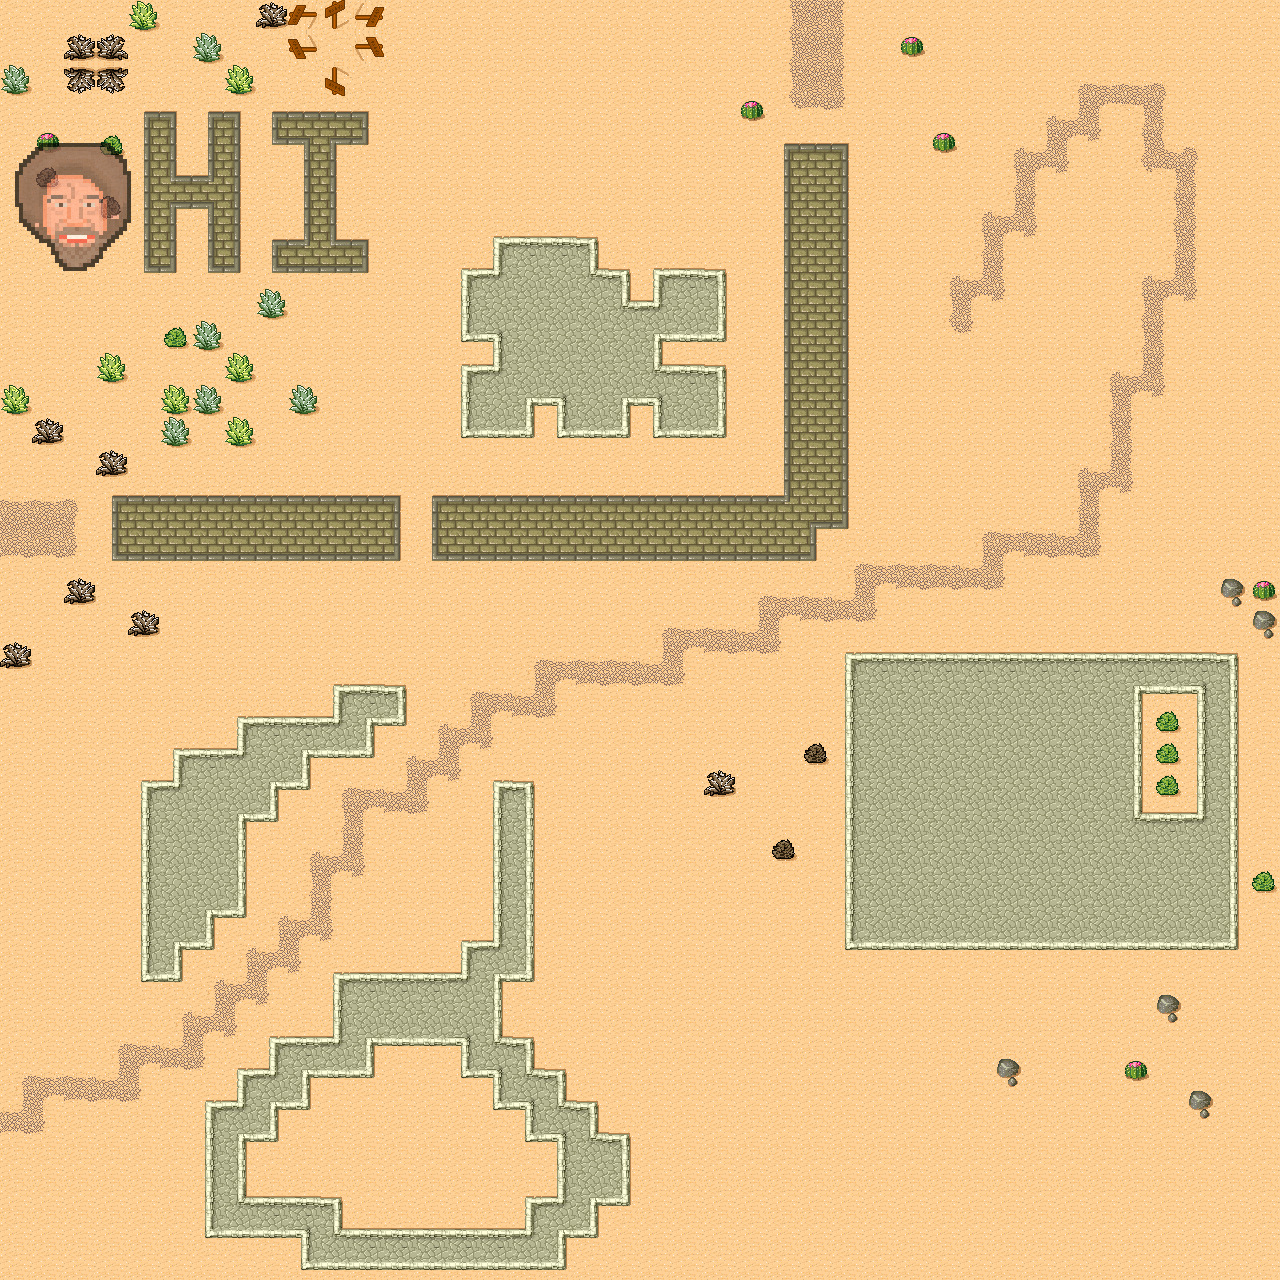

A level layout from a 2D game, rendered from its tile map. Below: a short description, then the map file with its tile-grid data intact:
An orthogonal 40x40 tile map with 32x32 px tiles, 2 tile layers (Ground, House), 1 image layer and 47 objects (2x sign, player).

<map version="1.10" tiledversion="git" orientation="orthogonal" renderorder="right-down" width="40" height="40" tilewidth="32" tileheight="32" infinite="0" nextlayerid="7" nextobjectid="10">
 <editorsettings>
  <export target="resources/desert.json" format="json" />
 </editorsettings>
 <tileset firstgid="1" name="Desert" tilewidth="32" tileheight="32" spacing="1" margin="1" tilecount="48" columns="8">
  <image source="resources/desert.png" width="265" height="199" />
  <tile id="0">
   <objectgroup draworder="index" id="2">
    <object id="1" x="16" y="16" width="16" height="15" />
   </objectgroup>
  </tile>
  <tile id="1">
   <objectgroup draworder="index" id="2">
    <object id="1" x="0.363636" y="15.2727" width="31.6364" height="16.9091" />
   </objectgroup>
  </tile>
  <tile id="2">
   <objectgroup draworder="index" id="2">
    <object id="5" x="0.125" y="15.625" width="16.125" height="16.375" />
   </objectgroup>
  </tile>
  <tile id="8">
   <objectgroup draworder="index" id="2">
    <object id="1" x="16.1818" y="-0.363636" width="15.6364" height="32.1818" />
   </objectgroup>
  </tile>
  <tile id="9">
   <objectgroup draworder="index" id="2">
    <object id="2" x="0" y="0" width="32" height="32" />
   </objectgroup>
  </tile>
  <tile id="10">
   <objectgroup draworder="index" id="2">
    <object id="1" x="0" y="0" width="15.75" height="32" />
   </objectgroup>
  </tile>
  <tile id="16">
   <objectgroup draworder="index" id="2">
    <object id="2" x="16" y="0.25" width="16" height="16.75" />
   </objectgroup>
  </tile>
  <tile id="17">
   <objectgroup draworder="index" id="2">
    <object id="2" x="0" y="0" width="32" height="17.375" />
   </objectgroup>
  </tile>
  <tile id="18">
   <objectgroup draworder="index" id="2">
    <object id="1" x="0" y="0" width="16" height="17.0909" />
   </objectgroup>
  </tile>
  <tile id="19">
   <objectgroup draworder="index" id="2">
    <object id="1" x="0.125" y="0.25" width="16" height="32" />
    <object id="2" x="16.125" y="0.25" width="16" height="16.75" />
   </objectgroup>
  </tile>
  <tile id="20">
   <objectgroup draworder="index" id="2">
    <object id="1" x="0.25" y="0.25" width="31.625" height="16.75" />
    <object id="2" x="15.625" y="17" width="16.25" height="15.125" />
   </objectgroup>
  </tile>
  <tile id="24">
   <objectgroup draworder="index" id="2">
    <object id="1" x="13.125" y="13.25" width="19" height="18.875" />
   </objectgroup>
  </tile>
  <tile id="25">
   <objectgroup draworder="index" id="2">
    <object id="1" x="0.125" y="13" width="31.75" height="18.875" />
   </objectgroup>
  </tile>
  <tile id="26">
   <objectgroup draworder="index" id="2">
    <object id="1" x="0.125" y="12.875" width="21.625" height="19.25" />
   </objectgroup>
  </tile>
  <tile id="27">
   <objectgroup draworder="index" id="2">
    <object id="1" x="0" y="16.125" width="31.875" height="15.875" />
    <object id="2" x="0.25" y="0.125" width="15.75" height="16" />
   </objectgroup>
  </tile>
  <tile id="28">
   <objectgroup draworder="index" id="2">
    <object id="1" x="0.25" y="16.375" width="31.75" height="15.75" />
    <object id="2" x="16" y="0.25" width="16" height="16" />
   </objectgroup>
  </tile>
  <tile id="30" probability="0.01">
   <objectgroup draworder="index" id="2">
    <object id="1" x="5.125" y="8.75" width="22" height="15.25" />
   </objectgroup>
  </tile>
  <tile id="31" probability="0.01">
   <objectgroup draworder="index" id="2">
    <object id="1" x="5.25" y="3.375" width="21.625" height="18.125" />
    <object id="2" x="16.375" y="19.875" width="8.75" height="10.5" />
   </objectgroup>
  </tile>
  <tile id="32">
   <objectgroup draworder="index" id="2">
    <object id="1" x="13.25" y="0" width="19" height="32.125" />
   </objectgroup>
  </tile>
  <tile id="33">
   <objectgroup draworder="index" id="2">
    <object id="1" x="0" y="0" width="32" height="32" />
   </objectgroup>
  </tile>
  <tile id="34">
   <objectgroup draworder="index" id="2">
    <object id="1" x="-0.125" y="0" width="22.125" height="31.875" />
   </objectgroup>
  </tile>
  <tile id="35">
   <objectgroup draworder="index" id="2">
    <object id="1" x="0.125" y="0" width="22" height="32.125" />
    <object id="2" x="22.125" y="0.125" width="9.875" height="22" />
   </objectgroup>
  </tile>
  <tile id="36">
   <objectgroup draworder="index" id="2">
    <object id="1" x="0" y="0" width="32" height="22" />
    <object id="2" x="13" y="21.875" width="18.875" height="10" />
   </objectgroup>
  </tile>
  <tile id="37" probability="0.01">
   <objectgroup draworder="index" id="2">
    <object id="1" x="5.75" y="12" width="18.125" height="17.625" />
   </objectgroup>
  </tile>
  <tile id="38" probability="0.01">
   <objectgroup draworder="index" id="2">
    <object id="1" x="6.375" y="14.75" width="22.25" height="12.875" />
   </objectgroup>
  </tile>
  <tile id="39" probability="0.01">
   <objectgroup draworder="index" id="2">
    <object id="1" x="5.5" y="16.5" width="19.375" height="13.875" />
   </objectgroup>
  </tile>
  <tile id="40">
   <objectgroup draworder="index" id="2">
    <object id="1" x="12.75" y="0.25" width="19.5" height="22" />
   </objectgroup>
  </tile>
  <tile id="41">
   <objectgroup draworder="index" id="2">
    <object id="1" x="0.25" y="0" width="31.625" height="22" />
   </objectgroup>
  </tile>
  <tile id="42">
   <objectgroup draworder="index" id="2">
    <object id="1" x="0.25" y="0" width="21.625" height="21.75" />
   </objectgroup>
  </tile>
  <tile id="43">
   <objectgroup draworder="index" id="2">
    <object id="1" x="0" y="0.25" width="21.875" height="31.75" />
    <object id="2" x="22.125" y="12.625" width="9.875" height="19.5" />
   </objectgroup>
  </tile>
  <tile id="44">
   <objectgroup draworder="index" id="2">
    <object id="1" x="13.25" y="0.25" width="18.875" height="31.5" />
    <object id="2" x="0.25" y="13.25" width="12.875" height="18.5" />
   </objectgroup>
  </tile>
  <tile id="45" probability="0">
   <objectgroup draworder="index" id="2">
    <object id="1" x="11.25" y="18" width="7.125" height="11" />
   </objectgroup>
  </tile>
  <tile id="46" probability="0.01">
   <objectgroup draworder="index" id="2">
    <object id="1" x="8.125" y="16.625" width="16.75" height="11.125" />
   </objectgroup>
   <animation>
    <frame tileid="46" duration="1000" />
    <frame tileid="30" duration="200" />
   </animation>
  </tile>
  <tile id="47" probability="0.01">
   <objectgroup draworder="index" id="2">
    <object id="1" x="9" y="15.375" width="14.375" height="11.625" />
   </objectgroup>
   <animation>
    <frame tileid="47" duration="700" />
    <frame tileid="46" duration="200" />
   </animation>
  </tile>
  <wangsets>
   <wangset name="Desert" type="corner" tile="5">
    <wangcolor name="Desert" color="#ff0000" tile="29" probability="1" />
    <wangcolor name="Brick" color="#00ff00" tile="9" probability="1" />
    <wangcolor name="Cobblestone" color="#0000ff" tile="33" probability="1" />
    <wangcolor name="Dirt" color="#ff7700" tile="14" probability="1" />
    <wangtile tileid="0" wangid="0,1,0,2,0,1,0,1" />
    <wangtile tileid="1" wangid="0,1,0,2,0,2,0,1" />
    <wangtile tileid="2" wangid="0,1,0,1,0,2,0,1" />
    <wangtile tileid="3" wangid="0,4,0,1,0,4,0,4" />
    <wangtile tileid="4" wangid="0,4,0,4,0,1,0,4" />
    <wangtile tileid="5" wangid="0,1,0,4,0,1,0,1" />
    <wangtile tileid="6" wangid="0,1,0,4,0,4,0,1" />
    <wangtile tileid="7" wangid="0,1,0,1,0,4,0,1" />
    <wangtile tileid="8" wangid="0,2,0,2,0,1,0,1" />
    <wangtile tileid="9" wangid="0,2,0,2,0,2,0,2" />
    <wangtile tileid="10" wangid="0,1,0,1,0,2,0,2" />
    <wangtile tileid="11" wangid="0,1,0,4,0,4,0,4" />
    <wangtile tileid="12" wangid="0,4,0,4,0,4,0,1" />
    <wangtile tileid="13" wangid="0,4,0,4,0,1,0,1" />
    <wangtile tileid="14" wangid="0,4,0,4,0,4,0,4" />
    <wangtile tileid="15" wangid="0,1,0,1,0,4,0,4" />
    <wangtile tileid="16" wangid="0,2,0,1,0,1,0,1" />
    <wangtile tileid="17" wangid="0,2,0,1,0,1,0,2" />
    <wangtile tileid="18" wangid="0,1,0,1,0,1,0,2" />
    <wangtile tileid="19" wangid="0,2,0,1,0,2,0,2" />
    <wangtile tileid="20" wangid="0,2,0,2,0,1,0,2" />
    <wangtile tileid="21" wangid="0,4,0,1,0,1,0,1" />
    <wangtile tileid="22" wangid="0,4,0,1,0,1,0,4" />
    <wangtile tileid="23" wangid="0,1,0,1,0,1,0,4" />
    <wangtile tileid="24" wangid="0,1,0,3,0,1,0,1" />
    <wangtile tileid="25" wangid="0,1,0,3,0,3,0,1" />
    <wangtile tileid="26" wangid="0,1,0,1,0,3,0,1" />
    <wangtile tileid="27" wangid="0,1,0,2,0,2,0,2" />
    <wangtile tileid="28" wangid="0,2,0,2,0,2,0,1" />
    <wangtile tileid="29" wangid="0,1,0,1,0,1,0,1" />
    <wangtile tileid="30" wangid="0,1,0,1,0,1,0,1" />
    <wangtile tileid="31" wangid="0,1,0,1,0,1,0,1" />
    <wangtile tileid="32" wangid="0,3,0,3,0,1,0,1" />
    <wangtile tileid="33" wangid="0,3,0,3,0,3,0,3" />
    <wangtile tileid="34" wangid="0,1,0,1,0,3,0,3" />
    <wangtile tileid="35" wangid="0,3,0,1,0,3,0,3" />
    <wangtile tileid="36" wangid="0,3,0,3,0,1,0,3" />
    <wangtile tileid="37" wangid="0,1,0,1,0,1,0,1" />
    <wangtile tileid="38" wangid="0,1,0,1,0,1,0,1" />
    <wangtile tileid="39" wangid="0,1,0,1,0,1,0,1" />
    <wangtile tileid="40" wangid="0,3,0,1,0,1,0,1" />
    <wangtile tileid="41" wangid="0,3,0,1,0,1,0,3" />
    <wangtile tileid="42" wangid="0,1,0,1,0,1,0,3" />
    <wangtile tileid="43" wangid="0,1,0,3,0,3,0,3" />
    <wangtile tileid="44" wangid="0,3,0,3,0,3,0,1" />
    <wangtile tileid="45" wangid="0,1,0,1,0,1,0,1" />
    <wangtile tileid="46" wangid="0,1,0,1,0,1,0,1" />
    <wangtile tileid="47" wangid="0,1,0,1,0,1,0,1" />
   </wangset>
  </wangsets>
 </tileset>
 <layer id="1" name="Ground" width="40" height="40">
  <data encoding="csv">
30,30,30,30,40,30,30,30,39,30,30,30,30,30,30,30,30,30,30,30,30,30,30,30,14,15,16,30,30,30,30,30,30,30,30,30,30,30,30,30,
30,30,39,30,30,30,38,30,30,30,30,30,30,30,30,30,30,30,30,30,30,30,30,30,14,15,16,30,31,30,30,30,30,30,30,30,30,30,30,30,
38,30,30,30,30,30,30,40,30,30,48,30,30,30,30,30,30,30,30,30,30,30,30,30,14,15,16,30,30,30,30,30,30,6,7,7,8,30,30,30,
30,30,30,30,1,3,1,3,1,2,2,3,30,30,30,30,30,30,30,30,30,30,30,31,22,23,24,30,30,30,30,30,6,13,4,5,16,30,30,30,
30,31,30,48,9,11,9,11,17,21,20,19,30,30,30,30,30,30,30,30,30,30,30,30,1,2,3,30,30,31,30,6,13,4,24,14,12,8,30,30,
30,47,30,30,9,28,29,11,30,9,11,30,30,30,30,30,30,30,30,30,30,30,30,30,9,10,11,30,30,30,30,14,4,24,30,22,5,16,30,30,
30,30,30,2684354607,9,20,21,11,30,9,11,30,30,30,30,30,30,30,30,30,30,30,30,30,9,10,11,30,30,30,6,13,16,30,30,30,14,16,30,30,
30,30,30,30,9,11,9,11,1,29,28,3,30,30,30,30,30,30,30,30,30,30,30,30,9,10,11,30,30,30,14,4,24,30,30,30,14,16,30,30,
30,30,30,30,17,19,17,19,17,18,18,19,30,30,30,30,30,30,30,30,30,30,30,30,9,10,11,30,30,6,13,16,30,30,30,6,13,16,30,30,
30,30,30,30,30,30,30,30,38,30,30,30,30,30,30,30,30,30,30,30,30,30,30,30,9,10,11,30,30,14,4,24,30,30,30,14,4,24,30,30,
30,30,30,30,30,48,38,30,30,30,30,30,30,30,30,30,30,30,30,30,30,30,30,30,9,10,11,30,30,22,24,30,30,30,30,14,16,30,30,30,
30,30,30,40,30,30,30,40,30,30,30,30,30,30,30,30,30,30,30,30,30,30,30,30,9,10,11,30,30,30,30,30,30,30,6,13,16,30,30,30,
40,30,30,30,30,40,38,30,30,38,30,30,30,30,30,30,30,30,30,30,30,30,30,30,9,10,11,30,30,30,30,30,30,30,14,4,24,30,30,30,
30,39,30,30,30,38,30,40,30,30,30,30,30,30,30,30,30,30,30,30,30,30,30,30,9,10,11,30,30,30,30,30,30,30,14,16,30,30,30,30,
30,30,30,39,30,30,30,30,30,30,30,30,30,30,30,30,30,30,30,30,30,30,30,30,9,10,11,30,30,30,30,30,30,6,13,16,30,30,30,30,
7,7,8,1,2,2,2,2,2,2,2,2,3,1,2,2,2,2,2,2,2,2,2,2,29,10,11,30,30,30,30,30,30,14,4,24,30,30,30,30,
15,15,16,9,10,10,10,10,10,10,10,10,11,9,10,10,10,10,10,10,10,10,10,10,10,20,19,30,30,30,6,7,7,13,16,30,30,30,30,30,
23,23,24,17,18,18,18,18,18,18,18,18,19,17,18,18,18,18,18,18,18,18,18,18,18,19,6,7,7,7,13,4,23,23,24,30,30,30,30,30,
30,30,39,30,30,30,30,30,30,30,30,30,30,30,30,30,30,30,30,30,30,30,30,6,7,7,13,4,23,23,23,24,30,30,30,30,30,30,32,31,
30,30,30,30,39,30,30,30,30,30,30,30,30,30,30,30,30,30,30,30,6,7,7,13,4,23,23,24,30,30,30,30,30,30,30,30,30,30,30,32,
39,30,30,30,30,30,30,30,30,30,30,30,30,30,30,30,6,7,7,7,13,4,23,23,24,30,25,26,26,26,26,26,26,26,26,26,26,26,27,30,
30,30,30,30,30,30,30,30,30,30,25,26,27,30,6,7,13,4,23,23,23,24,30,30,30,30,33,34,34,34,34,34,34,34,34,36,42,37,35,30,
30,30,30,30,30,30,30,25,26,26,45,36,43,6,13,4,23,24,30,30,30,30,30,30,30,30,33,34,34,34,34,34,34,34,34,35,48,33,35,30,
30,30,30,30,30,25,26,45,34,36,42,43,6,13,4,24,30,30,30,30,30,30,30,30,30,47,33,34,34,34,34,34,34,34,34,35,48,33,35,30,
30,30,30,30,25,45,34,34,36,43,6,7,13,4,24,25,27,30,30,30,30,30,39,30,30,30,33,34,34,34,34,34,34,34,34,35,48,33,35,30,
30,30,30,30,33,34,34,36,43,30,14,4,23,24,30,33,35,30,30,30,30,30,30,30,30,30,33,34,34,34,34,34,34,34,34,44,26,45,35,30,
30,30,30,30,33,34,34,35,30,6,13,16,30,30,30,33,35,30,30,30,30,30,30,30,47,30,33,34,34,34,34,34,34,34,34,34,34,34,35,30,
30,30,30,30,33,34,34,35,30,14,4,24,30,30,30,33,35,30,30,30,30,30,30,30,30,30,33,34,34,34,34,34,34,34,34,34,34,34,35,48,
30,30,30,30,33,34,36,43,6,13,16,30,30,30,30,33,35,30,30,30,30,30,30,30,30,30,33,34,34,34,34,34,34,34,34,34,34,34,35,30,
30,30,30,30,33,36,43,6,13,4,24,30,30,30,25,45,35,30,30,30,30,30,30,30,30,30,41,42,42,42,42,42,42,42,42,42,42,42,43,30,
30,30,30,30,41,43,6,13,4,24,25,26,26,26,45,36,43,30,30,30,30,30,30,30,30,30,30,30,30,30,30,30,30,30,30,30,30,30,30,30,
30,30,30,30,30,6,13,4,24,30,33,34,34,34,34,35,30,30,30,30,30,30,30,30,30,30,30,30,30,30,30,30,30,30,30,30,32,30,30,30,
30,30,30,6,7,13,4,24,25,26,45,36,42,42,37,44,27,30,30,30,30,30,30,30,30,30,30,30,30,30,30,30,30,30,30,30,30,30,30,30,
6,7,7,13,4,23,24,25,45,36,42,43,30,30,41,37,44,27,30,30,30,30,30,30,30,30,30,30,30,30,30,32,30,30,30,31,30,30,30,30,
13,4,23,23,24,30,25,45,36,43,30,30,30,30,30,41,37,44,27,30,30,30,30,30,30,30,30,30,30,30,30,30,30,30,30,30,30,32,30,30,
23,24,30,30,30,30,33,36,43,30,30,30,30,30,30,30,41,37,44,27,30,30,30,30,30,30,30,30,30,30,30,30,30,30,30,30,30,30,30,30,
30,30,30,30,30,30,33,35,30,30,30,30,30,30,30,30,30,33,34,35,30,30,30,30,30,30,30,30,30,30,30,30,30,30,30,30,30,30,30,30,
30,30,30,30,30,30,33,44,26,26,27,30,30,30,30,30,25,45,36,43,30,30,30,30,30,30,30,30,30,30,30,30,30,30,30,30,30,30,30,30,
30,30,30,30,30,30,41,42,42,37,44,26,26,26,26,26,45,36,43,30,30,30,30,30,30,30,30,30,30,30,30,30,30,30,30,30,30,30,30,30,
30,30,30,30,30,30,30,30,30,41,42,42,42,42,42,42,42,43,30,30,30,30,30,30,30,30,30,30,30,30,30,30,30,30,30,30,30,30,30,30
</data>
 </layer>
 <layer id="2" name="House" width="40" height="40">
  <data encoding="csv">
0,0,0,0,0,0,0,0,0,536870958,46,3758096430,0,0,0,0,0,0,0,0,0,0,0,0,0,0,0,0,0,0,0,0,0,0,0,0,0,0,0,0,
0,0,0,2147483687,0,0,0,0,0,1610612782,0,2684354606,0,0,0,0,0,0,0,0,0,0,0,0,0,0,0,0,0,0,0,0,0,0,0,0,0,0,0,0,
0,0,1073741863,3221225511,0,0,0,0,0,0,1073741870,0,0,0,0,0,0,0,0,0,0,0,0,0,0,0,0,0,0,0,0,0,0,0,0,0,0,0,0,0,
0,0,0,0,0,0,0,0,0,0,0,0,0,0,0,0,0,0,0,0,0,0,0,0,0,0,0,0,0,0,0,0,0,0,0,0,0,0,0,0,
0,0,0,0,0,0,0,0,0,0,0,0,0,0,0,0,0,0,0,0,0,0,0,0,0,0,0,0,0,0,0,0,0,0,0,0,0,0,0,0,
0,0,0,0,0,0,0,0,0,0,0,0,0,0,0,0,0,0,0,0,0,0,0,0,0,0,0,0,0,0,0,0,0,0,0,0,0,0,0,0,
0,0,0,0,0,0,0,0,0,0,0,0,0,0,0,0,0,0,0,0,0,0,0,0,0,0,0,0,0,0,0,0,0,0,0,0,0,0,0,0,
0,0,0,0,0,0,0,0,0,0,0,0,0,0,0,25,26,26,27,0,0,0,0,0,0,0,0,0,0,0,0,0,0,0,0,0,0,0,0,0,
0,0,0,0,0,0,0,0,0,0,0,0,0,0,25,45,34,34,44,27,25,26,27,0,0,0,0,0,0,0,0,0,0,0,0,0,0,0,0,0,
0,0,0,0,0,0,0,0,0,0,0,0,0,0,33,34,34,34,34,44,45,34,35,0,0,0,0,0,0,0,0,0,0,0,0,0,0,0,0,0,
0,0,0,0,0,0,0,0,0,0,0,0,0,0,41,37,34,34,34,34,36,42,43,0,0,0,0,0,0,0,0,0,0,0,0,0,0,0,0,0,
0,0,0,0,0,0,0,0,0,0,0,0,0,0,25,45,34,34,34,34,44,26,27,0,0,0,0,0,0,0,0,0,0,0,0,0,0,0,0,0,
0,0,0,0,0,0,0,0,0,0,0,0,0,0,33,34,36,37,34,36,37,34,35,0,0,0,0,0,0,0,0,0,0,0,0,0,0,0,0,0,
0,0,0,0,0,0,0,0,0,0,0,0,0,0,41,42,43,41,42,43,41,42,43,0,0,0,0,0,0,0,0,0,0,0,0,0,0,0,0,0,
0,0,0,0,0,0,0,0,0,0,0,0,0,0,0,0,0,0,0,0,0,0,0,0,0,0,0,0,0,0,0,0,0,0,0,0,0,0,0,0,
0,0,0,0,0,0,0,0,0,0,0,0,0,0,0,0,0,0,0,0,0,0,0,0,0,0,0,0,0,0,0,0,0,0,0,0,0,0,0,0,
0,0,0,0,0,0,0,0,0,0,0,0,0,0,0,0,0,0,0,0,0,0,0,0,0,0,0,0,0,0,0,0,0,0,0,0,0,0,0,0,
0,0,0,0,0,0,0,0,0,0,0,0,0,0,0,0,0,0,0,0,0,0,0,0,0,0,0,0,0,0,0,0,0,0,0,0,0,0,0,0,
0,0,0,0,0,0,0,0,0,0,0,0,0,0,0,0,0,0,0,0,0,0,0,0,0,0,0,0,0,0,0,0,0,0,0,0,0,0,0,0,
0,0,0,0,0,0,0,0,0,0,0,0,0,0,0,0,0,0,0,0,0,0,0,0,0,0,0,0,0,0,0,0,0,0,0,0,0,0,0,0,
0,0,0,0,0,0,0,0,0,0,0,0,0,0,0,0,0,0,0,0,0,0,0,0,0,0,0,0,0,0,0,0,0,0,0,0,0,0,0,0,
0,0,0,0,0,0,0,0,0,0,0,0,0,0,0,0,0,0,0,0,0,0,0,0,0,0,0,0,0,0,0,0,0,0,0,0,0,0,0,0,
0,0,0,0,0,0,0,0,0,0,0,0,0,0,0,0,0,0,0,0,0,0,0,0,0,0,0,0,0,0,0,0,0,0,0,0,0,0,0,0,
0,0,0,0,0,0,0,0,0,0,0,0,0,0,0,0,0,0,0,0,0,0,0,0,0,0,0,0,0,0,0,0,0,0,0,0,0,0,0,0,
0,0,0,0,0,0,0,0,0,0,0,0,0,0,0,0,0,0,0,0,0,0,0,0,0,0,0,0,0,0,0,0,0,0,0,0,0,0,0,0,
0,0,0,0,0,0,0,0,0,0,0,0,0,0,0,0,0,0,0,0,0,0,0,0,0,0,0,0,0,0,0,0,0,0,0,0,0,0,0,0,
0,0,0,0,0,0,0,0,0,0,0,0,0,0,0,0,0,0,0,0,0,0,0,0,0,0,0,0,0,0,0,0,0,0,0,0,0,0,0,0,
0,0,0,0,0,0,0,0,0,0,0,0,0,0,0,0,0,0,0,0,0,0,0,0,0,0,0,0,0,0,0,0,0,0,0,0,0,0,0,0,
0,0,0,0,0,0,0,0,0,0,0,0,0,0,0,0,0,0,0,0,0,0,0,0,0,0,0,0,0,0,0,0,0,0,0,0,0,0,0,0,
0,0,0,0,0,0,0,0,0,0,0,0,0,0,0,0,0,0,0,0,0,0,0,0,0,0,0,0,0,0,0,0,0,0,0,0,0,0,0,0,
0,0,0,0,0,0,0,0,0,0,0,0,0,0,0,0,0,0,0,0,0,0,0,0,0,0,0,0,0,0,0,0,0,0,0,0,0,0,0,0,
0,0,0,0,0,0,0,0,0,0,0,0,0,0,0,0,0,0,0,0,0,0,0,0,0,0,0,0,0,0,0,0,0,0,0,0,0,0,0,0,
0,0,0,0,0,0,0,0,0,0,0,0,0,0,0,0,0,0,0,0,0,0,0,0,0,0,0,0,0,0,0,0,0,0,0,0,0,0,0,0,
0,0,0,0,0,0,0,0,0,0,0,0,0,0,0,0,0,0,0,0,0,0,0,0,0,0,0,0,0,0,0,0,0,0,0,0,0,0,0,0,
0,0,0,0,0,0,0,0,0,0,0,0,0,0,0,0,0,0,0,0,0,0,0,0,0,0,0,0,0,0,0,0,0,0,0,0,0,0,0,0,
0,0,0,0,0,0,0,0,0,0,0,0,0,0,0,0,0,0,0,0,0,0,0,0,0,0,0,0,0,0,0,0,0,0,0,0,0,0,0,0,
0,0,0,0,0,0,0,0,0,0,0,0,0,0,0,0,0,0,0,0,0,0,0,0,0,0,0,0,0,0,0,0,0,0,0,0,0,0,0,0,
0,0,0,0,0,0,0,0,0,0,0,0,0,0,0,0,0,0,0,0,0,0,0,0,0,0,0,0,0,0,0,0,0,0,0,0,0,0,0,0,
0,0,0,0,0,0,0,0,0,0,0,0,0,0,0,0,0,0,0,0,0,0,0,0,0,0,0,0,0,0,0,0,0,0,0,0,0,0,0,0,
0,0,0,0,0,0,0,0,0,0,0,0,0,0,0,0,0,0,0,0,0,0,0,0,0,0,0,0,0,0,0,0,0,0,0,0,0,0,0,0
</data>
 </layer>
 <objectgroup id="5" name="Objects">
  <object id="5" name="Player" type="player" x="258" y="64">
   <point />
  </object>
  <object id="7" gid="39" x="370" y="77" width="32" height="32" />
  <object id="8" name="Hello World Sign" type="sign" gid="2147483694" x="65" y="144" width="32" height="32" />
  <object id="9" name="Goodbye World Sign" type="sign" gid="2147483694" x="387" y="138" width="32" height="32" />
 </objectgroup>
 <imagelayer id="6" name="Image Layer" opacity="0.7" tintcolor="#00a600" offsetx="11.0003" offsety="143">
  <image source="resources/logo.png" width="128" height="128" />
 </imagelayer>
</map>
